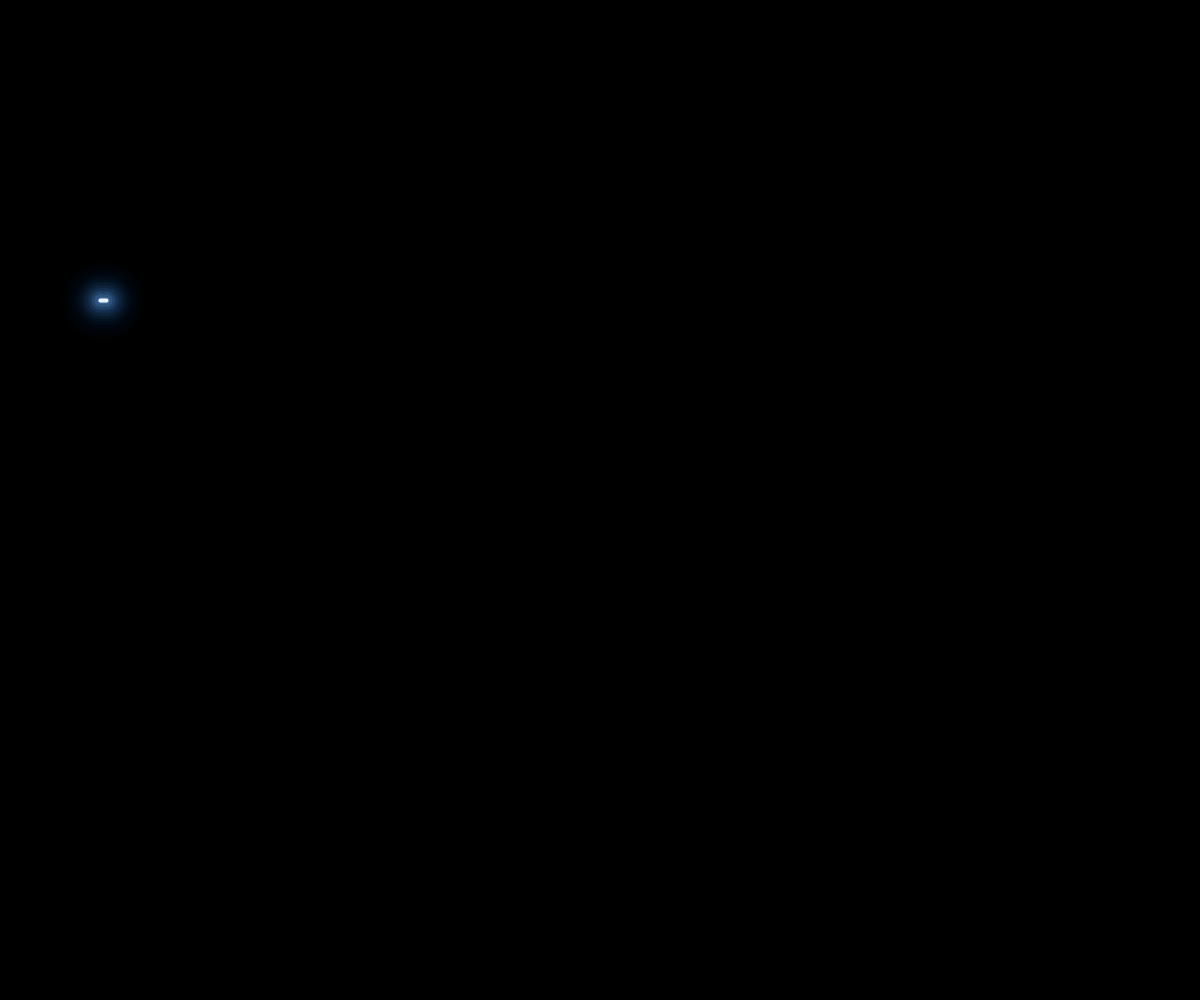
Frame 1 (no input)
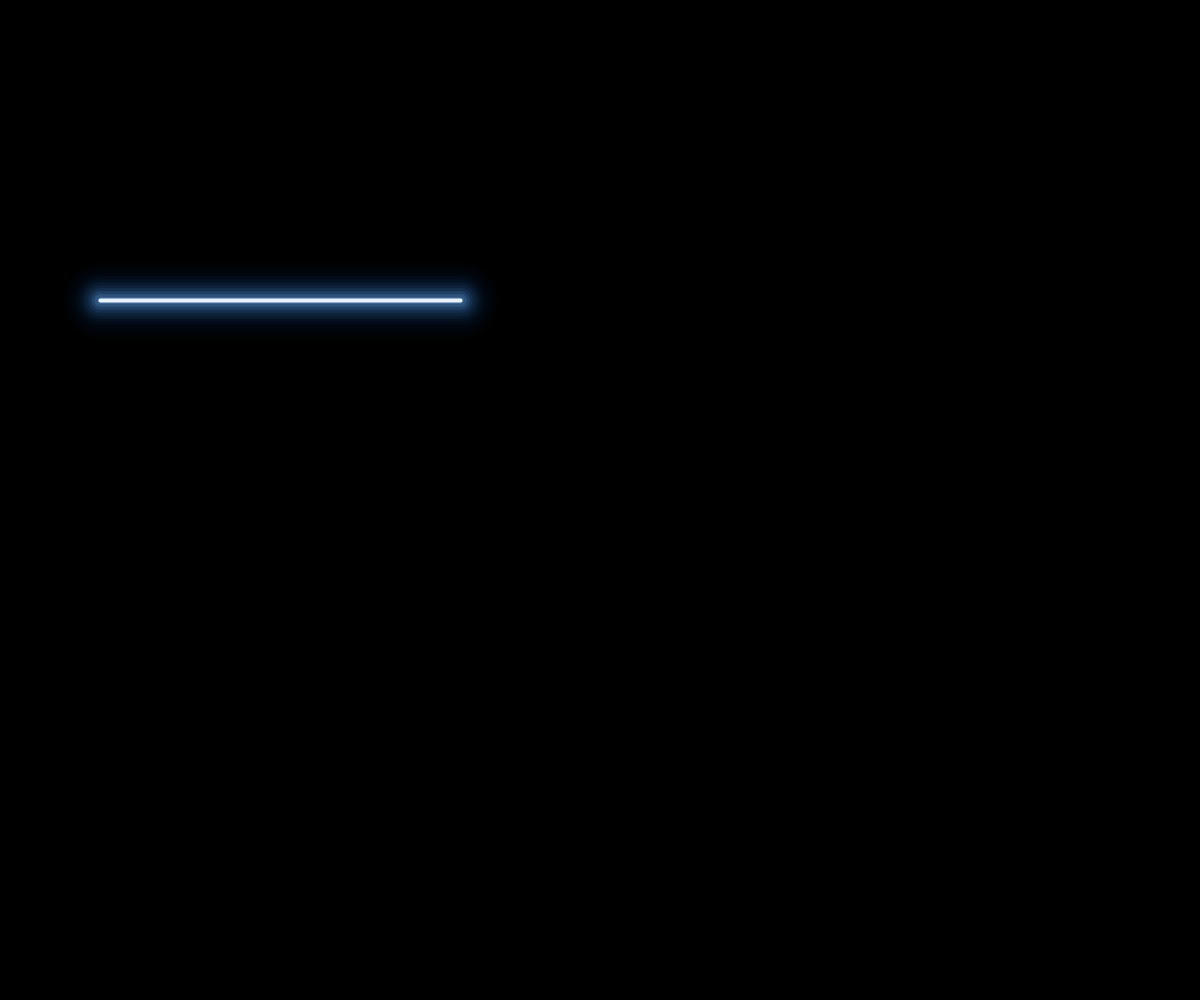
Frame 60 (the mouse pressed at the canvas centre just before this capture)
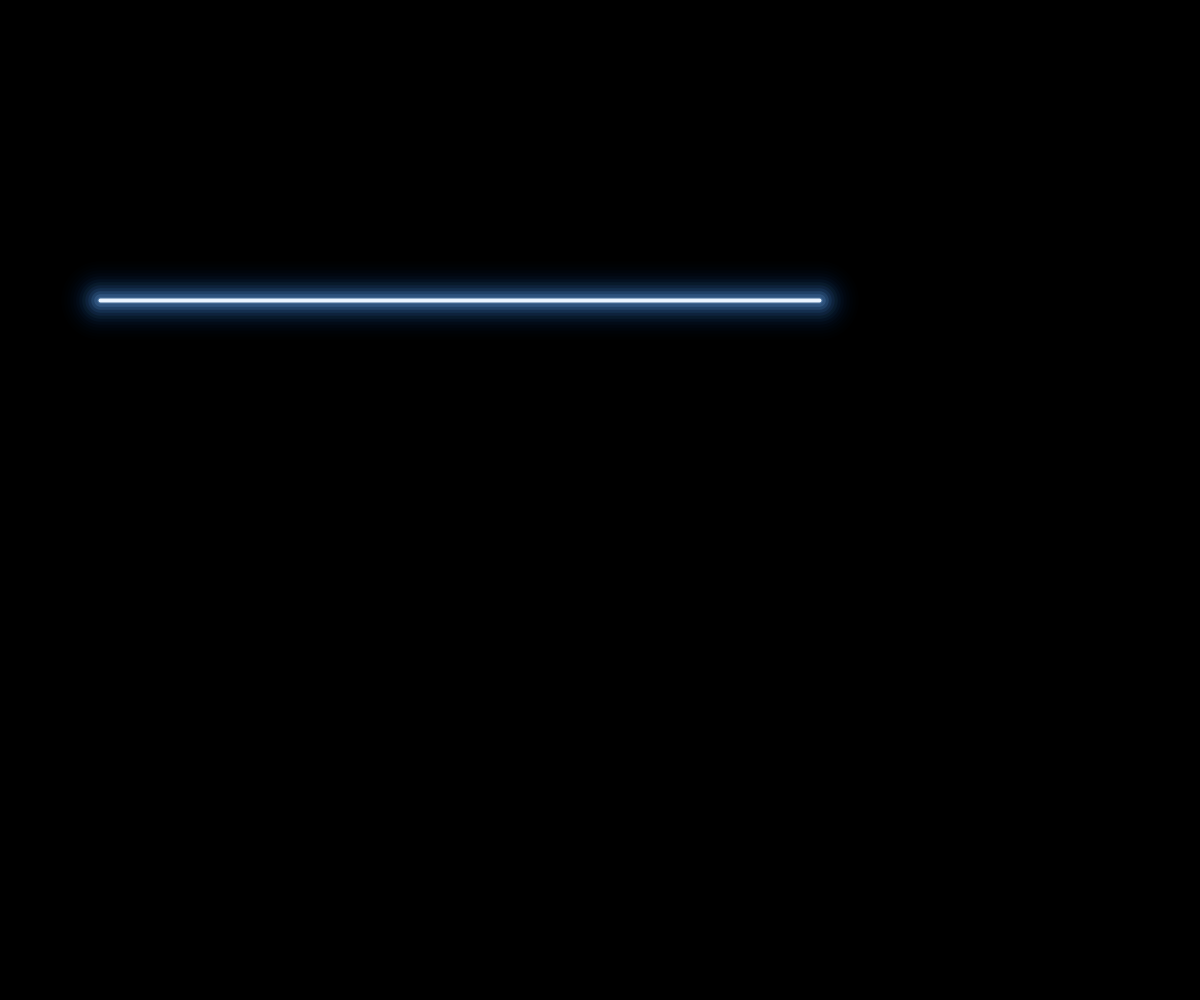
Frame 120 (the mouse held since frame 60 and released just before this capture)

The Processing sketch that drew these frames (run headless with seeded random() and noise(); from frame 60 on, the mouse is pressed at the canvas centre):

// Processing sketch: CantorSet
// ── CantorSet.pde
ArrayList<Line> lines = new ArrayList<Line>();
float length = 1000;

void setup() {
    size(1200, 1000);
    // fullScreen();
    lines.add(new Line(
        new PVector(100, 300), 
        length, 
        0
    ));
}

void draw() {
    background(0);

    ArrayList<Line> newLines = new ArrayList<Line>();

    for (Line line : lines) {
        boolean lineBefore = line.creating;
        line.render();
        if (line.creating != lineBefore) {
            newLines.addAll(line.getChildrenLines());
        }
    }

    lines.addAll(newLines);
}

// ── Line.pde
public class Line {
    boolean creating = true;
    PVector start;
    float len;
    float sizeFactor = 0.0;
    float creatingSpeed = 0.006;
    int moveDown = 120;

    PShape lineShape;
    color scol;
    float swmin = 0.5, swmax = 80.5, swinc = 6.0;
    int iters;
    int cnt;

    int colIndex;
    color[] colors = {
        color(21, 117, 219),  // Blue
        color(255, 123, 0),   // Orange
        color(255, 242, 0),   // Yellow
        color(33, 255, 0),    // Green
        color(241, 53, 255),  // Pink
        color(255, 53, 60)    // Red
    };
    

    Line(PVector start, float len, int colIndex) {
        this.start = start;
        this.len = len;

        this.colIndex = colIndex;
        this.scol = this.colors[colIndex];
        this.iters = (int) ((swmax - swmin) / swinc);
        this.cnt = this.iters;

        
        // this.creatingSpeed = creatingSpeed * 800 / len;
    }

    void render() {
        if (creating) {
            this.sizeFactor += this.creatingSpeed;
            if (this.sizeFactor >= 1) {
                this.sizeFactor = 1;
                this.creating = false;
            }
            this.drawLine(this.len * this.sizeFactor);
        } else {
            this.drawLine(this.len);
        }
    }

    void drawLine(float drawLen) {
        this.iters = (int) ((swmax - swmin) / swinc);
        this.cnt = this.iters;
        lineShape = createShape(LINE, 0, 0, drawLen, 0);
        for (float swcur=swmin; swcur<=swmax; swcur+=swinc) {
            color newScol = colorHSV(scol, cnt--, iters, 2.5);
            lineShape.setStrokeWeight(swcur);
            lineShape.setStroke(newScol);
            shape(lineShape, start.x, start.y);
        }

        lineShape.setStrokeWeight(4);
        lineShape.setStroke(color(234, 244, 255));
        shape(lineShape, start.x, start.y);
    }

    ArrayList<Line> getChildrenLines() {
        ArrayList<Line> childrenLines = new ArrayList<Line>();

        color newColIndex = floor(random(colors.length));
        while (newColIndex == colIndex) {
            newColIndex = floor(random(colors.length));
        }

        childrenLines.add(new Line(
            PVector.add(start, new PVector(0, moveDown)),
            len/3,
            newColIndex
        ));
        childrenLines.add(new Line(
            PVector.add(start, new PVector(len*2/3, moveDown)),
            len/3,
            newColIndex
        ));
        
        return childrenLines;
    }
}

color colorHSV(color col, int cur, int tot, float ramp){
    colorMode(HSB, 360, 100, 100, 100);
    
    float curHue = hue(col);
    float curSat = saturation(col);
    float curVal = brightness(col);
    float curAlpha = alpha(col);

    curSat = lerp(curSat, 10, pow(cur/float(tot), ramp));
    curVal = lerp(curVal, 100, cur/float(tot));
    curAlpha = lerp(1, 25, pow(cur/float(tot), ramp));
    
    color c = color(curHue, curSat, curVal, curAlpha); 
    
    colorMode(RGB, 255, 255, 255, 255); // restore the colorMode
    return c;
}
